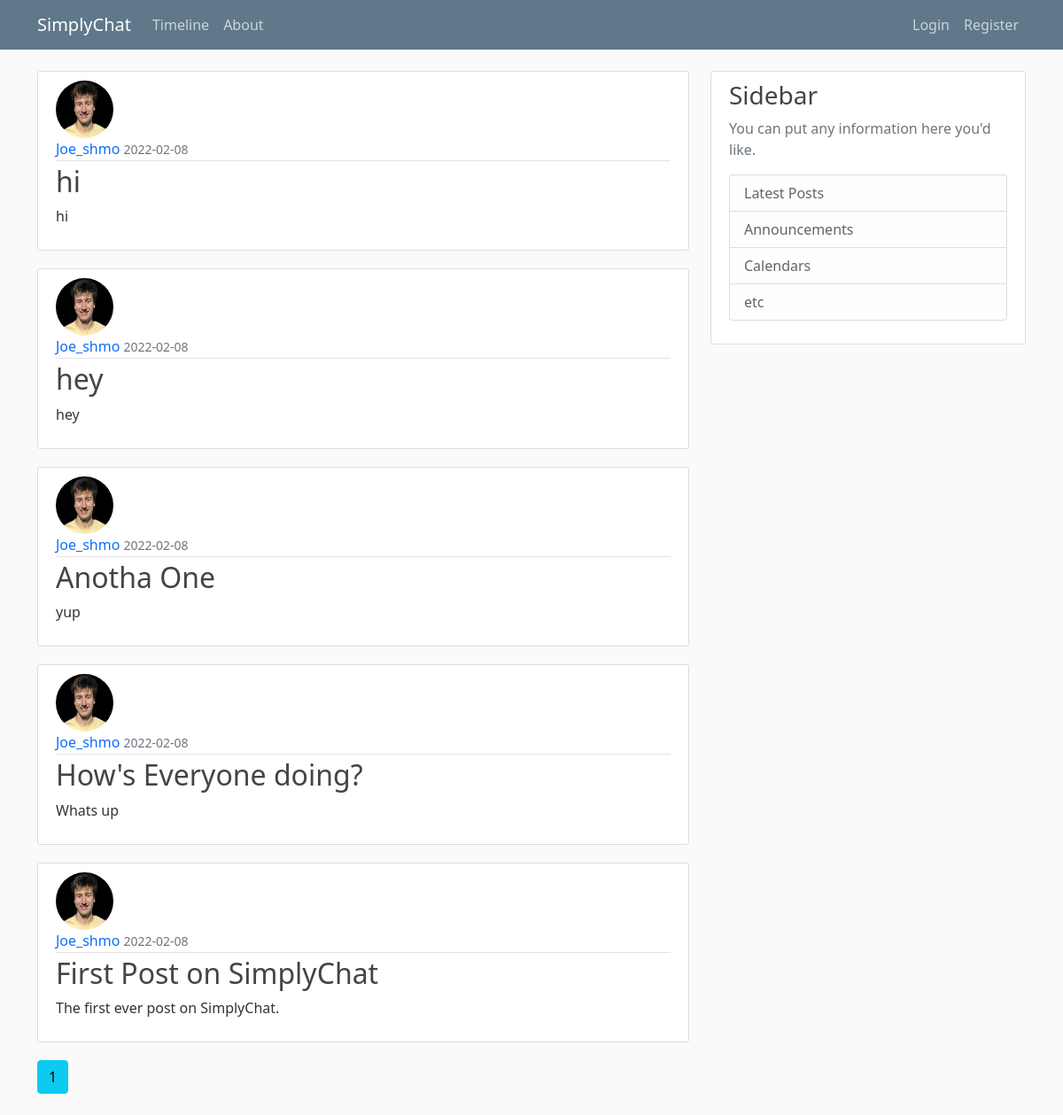
The page / on the database its author committed.
### App/models.py (models this page shows, shortened)
class Post(db.Model):
     id = db.Column(db.Integer, primary_key = True)
     title = db.Column(db.String(100), nullable = False)
     date_posted = db.Column(db.DateTime, nullable = False, default = datetime.utcnow)
     content = db.Column(db.Text, nullable = False)
     user_id = db.Column(db.Integer, db.ForeignKey('user.id'), nullable = False)

class User(db.Model, UserMixin):
    id = db.Column(db.Integer, primary_key = True)
    username = db.Column(db.String(20), unique = True, nullable = False)
    email = db.Column(db.String(100), unique = True, nullable = False)
    image_file = db.Column(db.String(20), nullable = False, default = 'default.jpg')
    password = db.Column(db.String(60), nullable = False)
    posts = db.relationship('Post', backref = 'author', lazy = True)

### App/routes.py (the view)
@app.route("/home")
@app.route("/")
def home():
    page = request.args.get('page', 1, type=int)
    posts = Post.query.order_by(Post.date_posted.desc()).paginate(page=page, per_page = 5)
    return render_template('home.html', posts=posts)

### App/templates/home.html (shortened to what this page needs)
{% extends 'layout.html' %}
{% block content %}
    {% for post in posts.items %}
    <article class="media content-section">
        <img class="rounded-circle article-img" src="{{ url_for('static', filename='profile_pics/' + post.author.image_file) }}">
        <div class="media-body">
          <div class="article-metadata">
            <a class="mr-2" style = "text-decoration: none" href="{{ url_for('user_posts', username=post.author.username) }}">{{ post.author.username }}</a>
            <small class="text-muted">{{ post.date_posted.strftime('%Y-%m-%d') }}</small>
          </div>
          <h2><a class="article-title" href="{{ url_for('post', post_id=post.id) }}">{{ post.title }}</a></h2>
          <p class="article-content">{{ post.content }}</p>
        </div>
      </article>
    {% endfor %}
    {% for page_num in posts.iter_pages(left_edge=1, right_edge=1, left_current=1, right_current=2) %}
      {% if page_num %}
        {% if posts.page == page_num %}
          <a class="btn btn-info mb-4" href="{{ url_for('home', page=page_num) }}">{{ page_num }}</a>
        {% else %}
          <a class="btn btn-outline-info mb-4" href="{{ url_for('home', page=page_num) }}">{{ page_num }}</a>
        {% endif %}
      {% endif %}
      {% endfor %}
{% endblock content %}

### App/templates/layout.html (shortened to what this page needs)
<!DOCTYPE html>
<html lang="en">
<head>
<link href="https://cdn.jsdelivr.net/npm/bootstrap@5.1.3/dist/css/bootstrap.min.css" rel="stylesheet">
<link href="{{ url_for('static', filename='main.css') }}" rel="stylesheet" type="text/css">
</head>
<body>
    <header class="site-header">
        <nav class="navbar navbar-expand-md navbar-dark bg-steel fixed-top">
          <div class="container">
            <a class="navbar-brand mr-4" href="/">SimplyChat</a>
            <div class="collapse navbar-collapse" id="navbarToggle">
              <div class="navbar-nav mr-auto">
                <a class="nav-item nav-link" href="/">Timeline</a>
                <a class="nav-item nav-link" href="{{ url_for('about') }}">About</a>
              </div>
            <div class="navbar-nav ms-auto">
              {% if current_user.is_authenticated %}
                <a class="nav-item nav-link" href="{{ url_for('new_post') }}">New Post</a>
                <a class="nav-item nav-link" href="{{ url_for('account') }}">Account</a>
                <a class="nav-item nav-link" href="{{ url_for('logout') }}">Logout</a>
              {% else %}
                <a class="nav-item nav-link" href="{{ url_for('login') }}">Login</a>
                <a class="nav-item nav-link" href="{{ url_for('register') }}">Register</a>
              {% endif %}
            </div>
           </div>
          </div>
        </nav>
    </header>
    <main role="main" class="container">
        <div class="row">
          <div class="col-md-8">
            {% block content %}{% endblock %}
          </div>
          <div class="col-md-4">
            <div class="content-section">
              <h3>Sidebar</h3>
              <p class='text-muted'>You can put any information here you'd like.
                <ul class="list-group">
                  <li class="list-group-item list-group-item-light">Latest Posts</li>
                  <li class="list-group-item list-group-item-light">Announcements</li>
                  <li class="list-group-item list-group-item-light">Calendars</li>
                  <li class="list-group-item list-group-item-light">etc</li>
                </ul>
              </p>
            </div>
          </div>
        </div>
      </main>
</body>
</html>
</body>
</html>

### App/static/main.css (style rules this page uses)
body { background: #fafafa; color: #333333; margin-top: 5rem; }
h1, h2, h3, h4, h5, h6 { color: #444444; }
.bg-steel { background-color: #5f788a; }
.site-header .navbar-nav .nav-link { color: #cbd5db; }
.content-section { background: #ffffff; padding: 10px 20px; border: 1px solid #dddddd; border-radius: 3px; margin-bottom: 20px; }
.article-title { color: #444444; text-decoration: none; }
.article-content { white-space: pre-line; text-decoration: none; }
.article-img { height: 65px; width: 65px; margin-right: 16px; }
.article-metadata { padding-bottom: 1px; margin-bottom: 4px; border-bottom: 1px solid #e3e3e3 }

### rows shown on the page
Post: image_file (picture), author.username "Joe_shmo", date_posted "2022-02-08", title "hi", content "hi"
Post: image_file (picture), author.username "Joe_shmo", date_posted "2022-02-08", title "hey", content "hey"
Post: image_file (picture), author.username "Joe_shmo", date_posted "2022-02-08", title "Anotha One", content "yup"
Post: image_file (picture), author.username "Joe_shmo", date_posted "2022-02-08", title "How's Everyone doing?", content "Whats up"
Post: image_file (picture), author.username "Joe_shmo", date_posted "2022-02-08", title "First Post on SimplyChat", content "The first ever post on SimplyChat."

### other values the page prints
{{ page_num }} "1"
